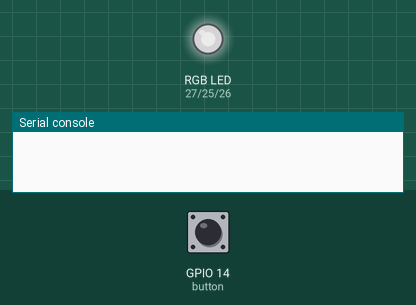
A program run on a simulated ESP32 board running MicroPython. Parts: an RGB LED mixed from three pins (HIGH = lit), the last lines printed to the serial console. Inputs (shaded band) come from the test bench; at power-on: GPIO 14 (button) HIGH. Dim RGB values are drawn brighter than linear.

Above: at 1.2 s.
1.3 s: GPIO 14 (button) pulled LOW for 0.15 s
At 2.6 s:
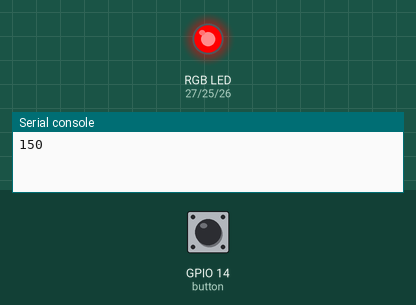
2.9 s: GPIO 14 (button) pulled LOW for 1 s
At 5.1 s:
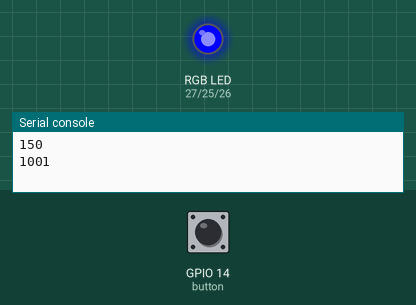
Timing chart, 0 to 6.6 s (numbered marks = the images above; inputs shaded):
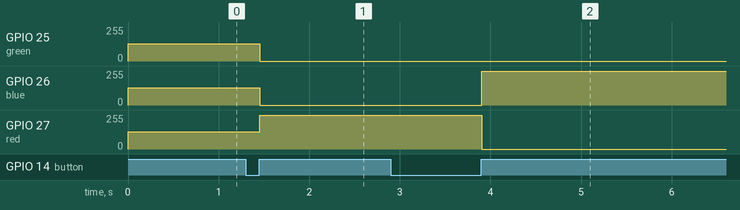

Measured:
- after the input at 1.3 s, GPIO 25 (green), GPIO 26 (blue): 128/255 → 0/255 after 0.16 s; GPIO 27 (red): 128/255 → 255/255 after 0.16 s
- after the input at 2.9 s, GPIO 26 (blue): 0/255 → 255/255 after 1.0 s; GPIO 27 (red): 255/255 → 0/255 after 1.0 s

The program:

mission_short_long.py
```python
from machine import Pin, PWM
import time

button = Pin(14, Pin.IN, Pin.PULL_UP)
red = PWM(Pin(27))  # RGB LED (빨강 27, 초록 25, 파랑 26)
green = PWM(Pin(25))
blue = PWM(Pin(26))
red.freq(1000)
green.freq(1000)
blue.freq(1000)


def set_color(r, g, b):
    red.duty(r * 1023 // 255)
    green.duty(g * 1023 // 255)
    blue.duty(b * 1023 // 255)


while True:
    if button.value() == 0:
        start = time.ticks_ms()
        while button.value() == 0:
            time.sleep(0.01)
        held = time.ticks_diff(time.ticks_ms(), start)
        print(held)
        if held < 500:  # 500ms 보다 짧으면
            set_color(255, 0, 0)  # 짧게: 빨강
        else:
            set_color(0, 0, 255)  # 길게: 파랑
    time.sleep(0.01)
```
